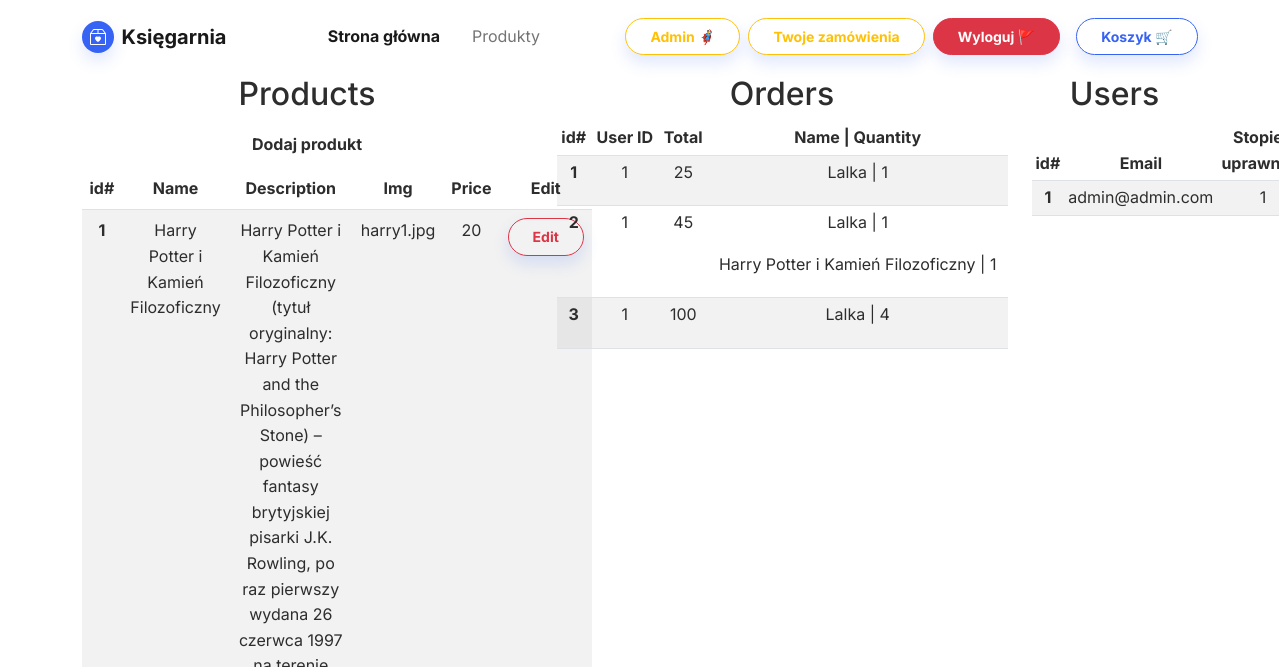
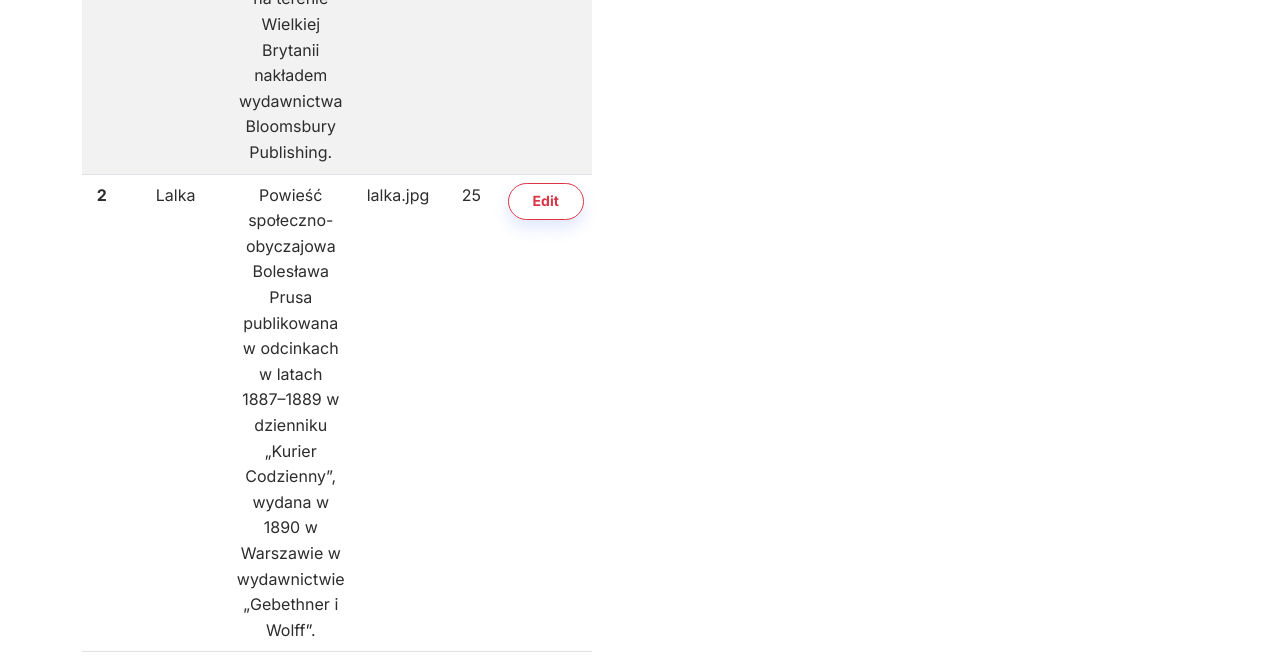
Page /admin_page.php (signed in) on the earlier database version (2 pictures, top to bottom).
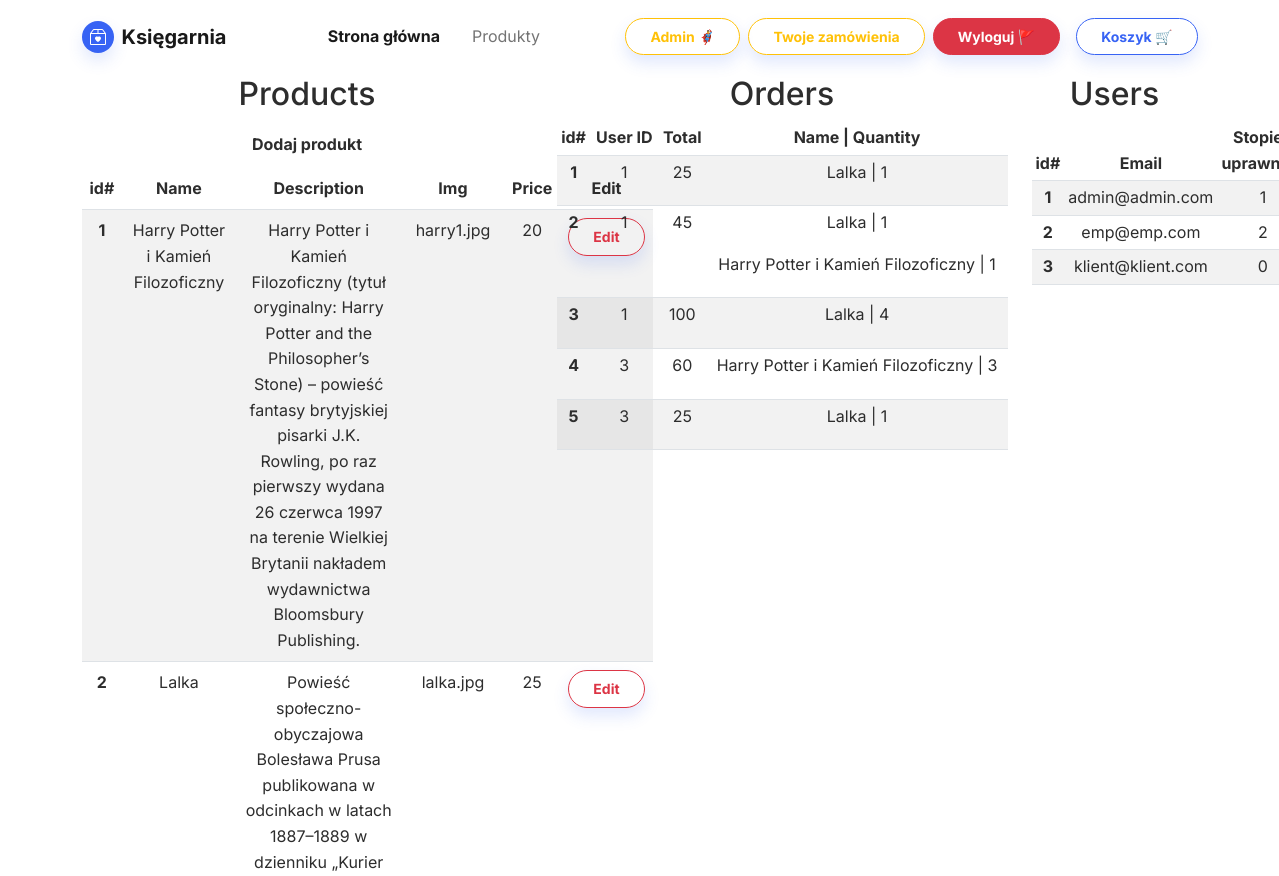
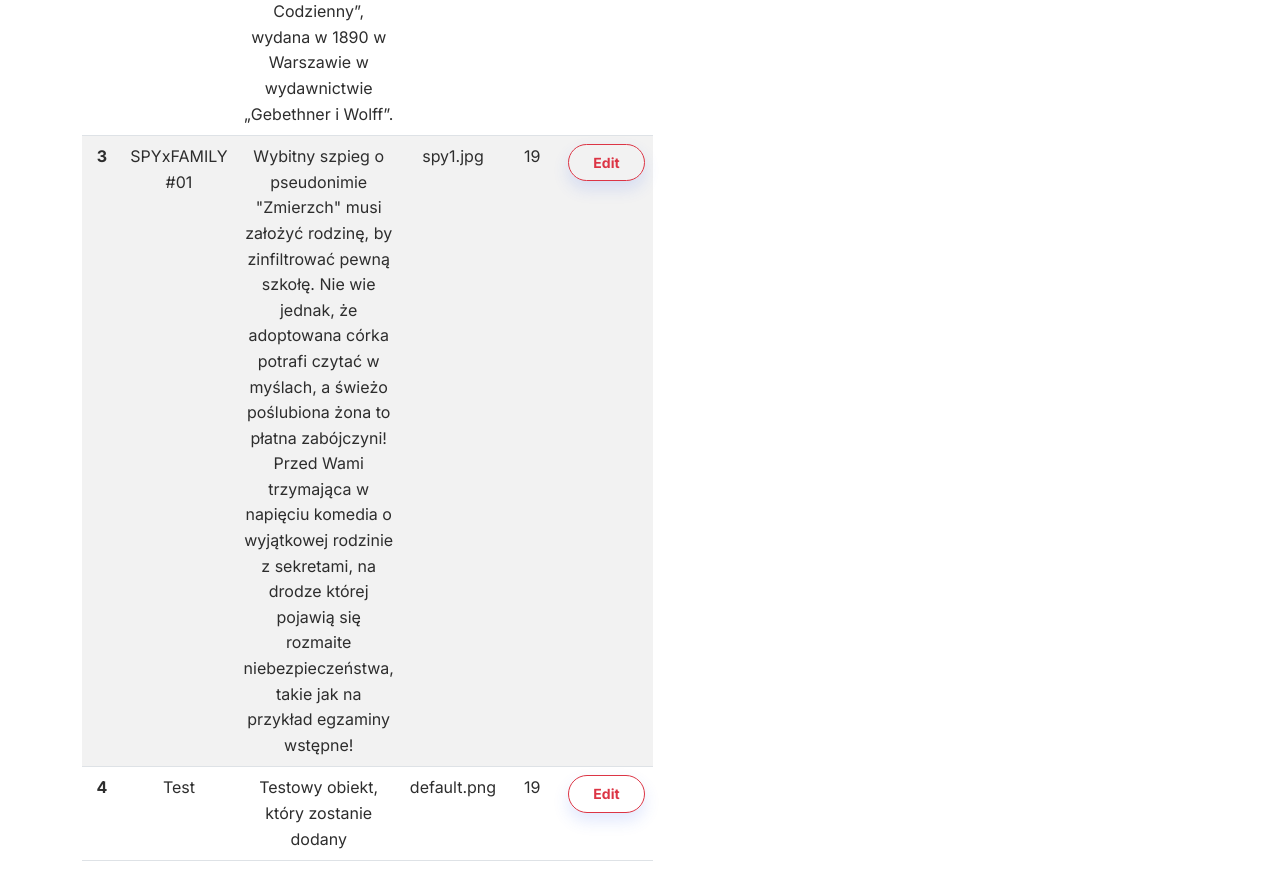
Same page on the later database version (2 pictures, top to bottom).
### tables this page shows
CREATE TABLE `products` (
  `id` int(11) NOT NULL,
  `name` varchar(100) NOT NULL,
  `description` varchar(1000) NOT NULL,
  `img` varchar(100) NOT NULL,
  `price` int(11) NOT NULL,
  `categoryId` int(11) DEFAULT NULL
);

CREATE TABLE `orders` (
  `id` int(11) NOT NULL,
  `idUser` int(11) NOT NULL,
  `total` int(11) NOT NULL,
  `orderDate` date NOT NULL,
  `status` varchar(11) NOT NULL DEFAULT 'Paid'
);

CREATE TABLE `orderdetail` (
  `id` int(11) NOT NULL,
  `idOrder` int(11) NOT NULL,
  `idProduct` int(11) NOT NULL,
  `quantity` int(11) NOT NULL
);

CREATE TABLE `users` (
  `id` int(11) NOT NULL,
  `email` varchar(70) NOT NULL,
  `password` text NOT NULL,
  `permissions` int(11) NOT NULL DEFAULT 0
);

### admin_page.php (the view, shortened to what this page needs)
<!DOCTYPE html>
<html lang="en">
<head>
    <link rel="stylesheet" href="assets/bootstrap/css/bootstrap.min.css">
</head>
<body>
    <?php require_once 'navbar.php'; ?>
    <div class="container text-center">
        <div class="row">
            <div class="col col-md-5">
                <h2>Products</h2>
                <table class="table table-striped table-hover">
                    <thead>
                        <tr>
                            <th scope="col">id#</th>
                            <th scope="col">Name</th>
                            <th scope="col">Description</th>
                            <th scope="col">Img</th>
                            <th scope="col">Price</th>
                            <th scope="col">Edit</th>
                        </tr>
                    </thead>
                    <tbody>
                        <?php
                        require_once "database_connect.php";
                        function getProducts($connection)
                        {
                            $products = array();
                            $sql = "SELECT * FROM products";
                            $result = $connection->query($sql);
                            if ($result->num_rows > 0) {
                                while ($row = $result->fetch_assoc()) {
                                    $products[] = $row;
                                }
                            }
                            return $products;
                        }
                        foreach (getProducts($connection) as $product) {
                            echo
                            '<tr>
                                <th scope="row">' . $product['id'] . '</th>
                                    <td>' . $product['name'] . '</td>
                                    <td>' . $product['description'] . '</td>
                                    <td>' . $product['img'] . '</td>
                                    <td>' . $product['price'] . '</td>
                                    <td><a class="btn btn-outline-danger shadow btn-sm" role="button" href="edit_product.php?id=' . $product['id'] . '">Edit</a>
                                </tr>';
                        }
                        ?>
                        <tr><a class="btn" href="add_product.php">Dodaj produkt</a></tr>
                    </tbody>
                </table>
            </div>
            <div class="col col-md-5">
                <h2>Orders</h2>
                <table class="table table-striped table-hover table-sm">
                    <thead>
                        <tr>
                            <th scope="col">id#</th>
                            <th scope="col">User ID</th>
                            <th scope="col">Total</th>
                            <th scope="col">Name | Quantity</th>
                        </tr>
                    </thead>
                    <tbody>
                        <?php
                        require_once "database_connect.php";
                        function getOrders($connection)
                        {
                            $orders = array();
                            $sql = "SELECT * FROM orders";
                            $result = $connection->query($sql);
                            if ($result->num_rows > 0) {
                                while ($row = $result->fetch_assoc()) {
                                    $orders[] = $row;
                                }
                            }
                            return $orders;
                        }
                        function getOrdersDetail($connection)
                        {
                            $ordersD = array();
                            $sql = "SELECT products.name AS productName, orderdetail.quantity AS quantity, orderdetail.idOrder FROM `products`, `orderdetail` WHERE products.id=orderdetail.idProduct";
                            $result = $connection->query($sql);
                            if ($result->num_rows > 0) {
                                while ($row = $result->fetch_assoc()) {
                                    $ordersD[] = $row;
                                }
                            }
                            return $ordersD;
                        }
                        foreach (getOrders($connection) as $order) {
                            echo '
                            <tr>
                                <th scope="row">' . $order['id'] . '</th>
                                <td>' . $order['idUser'] . '</td>
                                <td>' . $order['total'] . '</td>
                                <td>';
                            foreach (getOrdersDetail($connection) as $orderD) {
                                if ($order['id'] == $orderD['idOrder']) {
                                    echo '
                                    <p>' . $orderD['productName'] . ' | ' . $orderD['quantity'] . '</p>';
                                }
                            }
                            echo '
                                </td>
                            </tr>';
                        }
                        ?>
                    </tbody>
                </table>
            </div>
            <div class="col col-md-2">
                <h2>Users</h2>
                <table class="table table-striped table-hover table-sm">
                    <thead>
                        <tr>
                            <th scope="col">id#</th>
                            <th scope="col">Email</th>
                            <th scope="col">Stopień uprawnień</th>
                        </tr>
                    </thead>
                    <tbody>
                        <?php
                        require_once "database_connect.php";
                        function getUsers($connection)
                        {
                            $products = array();
                            $sql = "SELECT * FROM users";
                            $result = $connection->query($sql);
                            if ($result->num_rows > 0) {
                                while ($row = $result->fetch_assoc()) {
                                    $products[] = $row;
                                }
                            }
                            return $products;
                        }
                        foreach (getUsers($connection) as $user) {
                            echo
                            '<tr>
                                    <th scope="row">' . $user['id'] . '</th>
                                    <td>' . $user['email'] . '</td>
                                    <td>' . $user['permissions'] . '</td>
                                </tr>';
                        }
                        ?>
                    </tbody>
                </table>
            </div>
        </div>
    </div>
</body>
</html>

### navbar.php (shortened to what this page needs)
<nav class="navbar navbar-light navbar-expand-md sticky-top navbar-shrink py-3" id="mainNav">
    <div class="container"><a class="navbar-brand d-flex align-items-center" href="index.php"><span class="bs-icon-sm bs-icon-circle bs-icon-primary shadow d-flex justify-content-center align-items-center me-2 bs-icon">
                </span><span>Księgarnia</span></a>
        <div class="collapse navbar-collapse" id="navcol-1">
            <ul class="navbar-nav mx-auto">
                <li class="nav-item"><a class="nav-link active" href="index.php">Strona główna</a></li>
                <li class="nav-item"><a class="nav-link" href="products_page.php">Produkty</a></li>
            </ul>
            <?php
            if (isset($_SESSION['permissions']) && $_SESSION['permissions'] == 1) {
                echo '<a class="btn btn-outline-warning shadow me-2 btn-sm" role="button" href="admin_page.php">Admin 🦸‍♂️</a>';
            }
            if (isset($_SESSION['logged_flag']) && $_SESSION['logged_flag'] == true) {
                echo '<a class="btn btn-outline-warning shadow me-2 btn-sm" role="button" href="customer_page.php">Twoje zamówienia</a>';
                echo '<a class="btn btn-danger shadow me-2 btn-sm" role="button" href="logout_script.php">Wyloguj 🚩</a>';
                echo '<a class="btn btn-outline-primary shadow ms-2 btn-sm" role="button" href="cart_page.php">Koszyk 🛒</a>';
            } else {
                echo '<a class="btn btn-primary shadow me-2 btn-sm" role="button" href="login_page.php">Zaloguj się</a>';
            }
            ?>
        </div>
    </div>
</nav>

Differences in the rows shown:
added products: id "3", name "SPYxFAMILY #01", description "Wybitny szpieg o pseudonimie \"Zmierzch\" musi założyć rodzinę, by zinfiltrować pewną szkołę. Nie wie jednak, że adoptowana córka potrafi czytać w myślach, a świeżo poślubiona żona to płatna zabójczyni! Przed Wami trzymająca w napięciu komedia o wyjątkowej rodzinie z sekretami, na drodze której pojawią się rozmaite niebezpieczeństwa, takie jak na przykład egzaminy wstępne!", img "spy1.jpg", price "19"
added products: id "4", name "Test", description "Testowy obiekt, który zostanie dodany", img "default.png", price "19"
added orders: id "4", idUser "3", total "60"
added orderdetail: idProduct.name "Harry Potter i Kamień Filozoficzny", quantity "3", shown under "4"
added orders: id "5", idUser "3", total "25"
added orderdetail: idProduct.name "Lalka", quantity "1", shown under "5"
added users: id "2", email "emp@emp.com", permissions "2"
added users: id "3", email "klient@klient.com", permissions "0"
